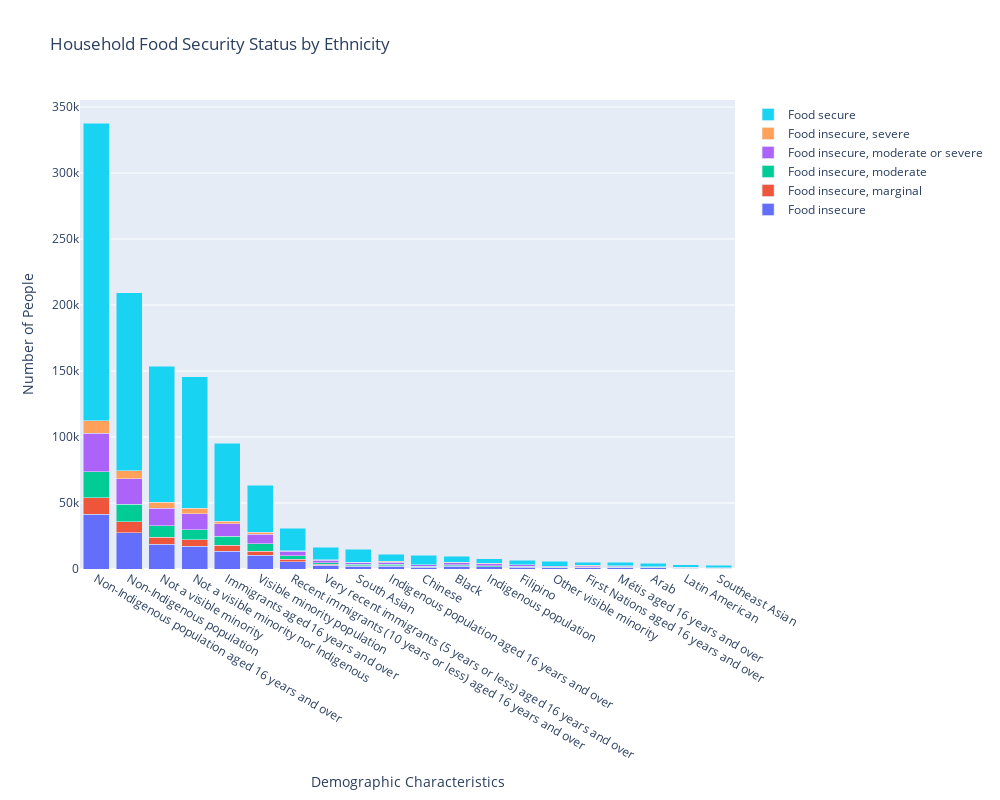

Notebook code cell kept with this figure:
### Code cell
persons_df = food_df[food_df['Demographic characteristics'].apply(lambda row: 'Males' not in row and 'Females' not in row and ('persons' not in row.lower()))]
security_status_persons_grp = persons_df[persons_df['UOM']=='Number'].groupby(['Household food security status', 'Demographic characteristics']).sum(numeric_only=True)[['VALUE']].unstack('Household food security status')
security_status_persons_grp = security_status_persons_grp['VALUE']
security_status_persons_grp['total'] = security_status_persons_grp.T.sum()
security_status_persons_grp = security_status_persons_grp.sort_values(['total'], ascending=False)
security_status_persons_grp.drop(columns='total', inplace=True)

x_labels = security_status_persons_grp.index.tolist()
categories = security_status_persons_grp.columns
y_values = [security_status_persons_grp[category].tolist() for category in categories]

fig = go.Figure()
for i, category in enumerate(categories):
    fig.add_trace(go.Bar(x=x_labels, y=y_values[i], name=category))

fig.update_layout(
    barmode='stack',
    title='Household Food Security Status by Ethnicity',
    xaxis_title='Demographic Characteristics',
    yaxis_title='Number of People',
    width=1000,
    height=800
)

fig.write_json('ethnicity_grp.json')

fig.show()

### Figure 1 — Plotly figure (JSON) as saved in the notebook; plotly's stock layout.template omitted (floating-point values rounded to 4 significant figures)
{"data": [{"name": "Food insecure", "type": "bar", "x": ["Non-Indigenous population aged 16 years and over", "Non-Indigenous population", "Not a visible minority", "Not a visible minority nor Indigenous", "Immigrants aged 16 years and over", "Visible minority population", "Recent immigrants (10 years or less) aged 16 years and over", "Very recent immigrants (5 years or less) aged 16 years and over", "South Asian", "Indigenous population aged 16 years and over", "Chinese", "Black", "Indigenous population", "Filipino", "Other visible minority", "First Nations aged 16 years and over", "Métis aged 16 years and over", "Arab", "Latin American", "Southeast Asian"], "y": [41603, 27544, 18710, 17086, 13633, 10430, 5484, 2872, 2079, 2136, 1332, 1995, 1617, 1372, 872, 1059, 927, 808, 565, 445]}, {"name": "Food insecure, marginal", "type": "bar", "x": ["Non-Indigenous population aged 16 years and over", "Non-Indigenous population", "Not a visible minority", "Not a visible minority nor Indigenous", "Immigrants aged 16 years and over", "Visible minority population", "Recent immigrants (10 years or less) aged 16 years and over", "Very recent immigrants (5 years or less) aged 16 years and over", "South Asian", "Indigenous population aged 16 years and over", "Chinese", "Black", "Indigenous population", "Filipino", "Other visible minority", "First Nations aged 16 years and over", "Métis aged 16 years and over", "Arab", "Latin American", "Southeast Asian"], "y": [12534, 8191, 5417, 5058, 4436, 3089, 1736, 766, 462, 349, 327, 383, 278, 255, 194, 115, 132, 247, 70, 25]}, {"name": "Food insecure, moderate", "type": "bar", "x": ["Non-Indigenous population aged 16 years and over", "Non-Indigenous population", "Not a visible minority", "Not a visible minority nor Indigenous", "Immigrants aged 16 years and over", "Visible minority population", "Recent immigrants (10 years or less) aged 16 years and over", "Very recent immigrants (5 years or less) aged 16 years and over", "South Asian", "Indigenous population aged 16 years and over", "Chinese", "Black", "Indigenous population", "Filipino", "Other visible minority", "First Nations aged 16 years and over", "Métis aged 16 years and over", "Arab", "Latin American", "Southeast Asian"], "y": [19611, 13251, 8473, 7726, 6917, 5487, 2689, 1260, 1127, 947, 600, 894, 716, 605, 433, 463, 317, 281, 233, 184]}, {"name": "Food insecure, moderate or severe", "type": "bar", "x": ["Non-Indigenous population aged 16 years and over", "Non-Indigenous population", "Not a visible minority", "Not a visible minority nor Indigenous", "Immigrants aged 16 years and over", "Visible minority population", "Recent immigrants (10 years or less) aged 16 years and over", "Very recent immigrants (5 years or less) aged 16 years and over", "South Asian", "Indigenous population aged 16 years and over", "Chinese", "Black", "Indigenous population", "Filipino", "Other visible minority", "First Nations aged 16 years and over", "Métis aged 16 years and over", "Arab", "Latin American", "Southeast Asian"], "y": [29067, 19354, 13288, 12031, 9115, 7277, 3538, 1746, 1444, 1662, 875, 1450, 1249, 933, 580, 838, 703, 408, 347, 247]}, {"name": "Food insecure, severe", "type": "bar", "x": ["Non-Indigenous population aged 16 years and over", "Non-Indigenous population", "Not a visible minority", "Not a visible minority nor Indigenous", "Immigrants aged 16 years and over", "Visible minority population", "Recent immigrants (10 years or less) aged 16 years and over", "Very recent immigrants (5 years or less) aged 16 years and over", "South Asian", "Indigenous population aged 16 years and over", "Chinese", "Black", "Indigenous population", "Filipino", "Other visible minority", "First Nations aged 16 years and over", "Métis aged 16 years and over", "Arab", "Latin American", "Southeast Asian"], "y": [9460, 6100, 4815, 4301, 2059, 1714, 455, 243, 177, 666, 163, 343, 458, null, null, 257, 229, 42, 67, 23]}, {"name": "Food secure", "type": "bar", "x": ["Non-Indigenous population aged 16 years and over", "Non-Indigenous population", "Not a visible minority", "Not a visible minority nor Indigenous", "Immigrants aged 16 years and over", "Visible minority population", "Recent immigrants (10 years or less) aged 16 years and over", "Very recent immigrants (5 years or less) aged 16 years and over", "South Asian", "Indigenous population aged 16 years and over", "Chinese", "Black", "Indigenous population", "Filipino", "Other visible minority", "First Nations aged 16 years and over", "Métis aged 16 years and over", "Arab", "Latin American", "Southeast Asian"], "y": [225281, 134780, 102828, 99349, 59234, 35434, 16980, 9448, 9495, 5266, 7211, 4570, 3475, 3628, 3735, 2370, 2719, 2550, 1973, 1917]}], "layout": {"barmode": "stack", "height": 800, "title": {"text": "Household Food Security Status by Ethnicity"}, "width": 1000, "xaxis": {"title": {"text": "Demographic Characteristics"}}, "yaxis": {"title": {"text": "Number of People"}}}}
